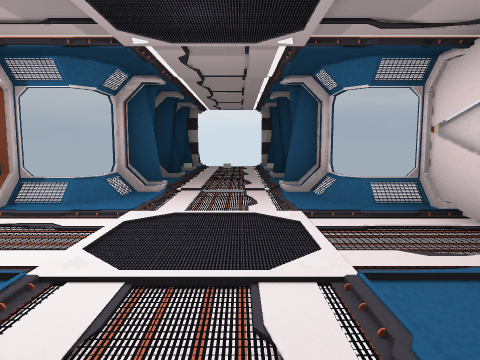
[1] (above)

18 first-person views from a walk through a scene from a Unity 3-D project. The camera is 1.5 m above the floor, tilts 6° down and sees 70° across. The floor is counted in squares, 2 m on a side. Each view is taken from the middle of a square. On the plan, view 1 faces up. The plan holds only what a view shows up to about 11 squares ahead; the rest is blank. The place goes on beyond the plan. The player is left out. Door leaves are left out, so doorways stand open. Some surface patterns are stand-ins.

[2]
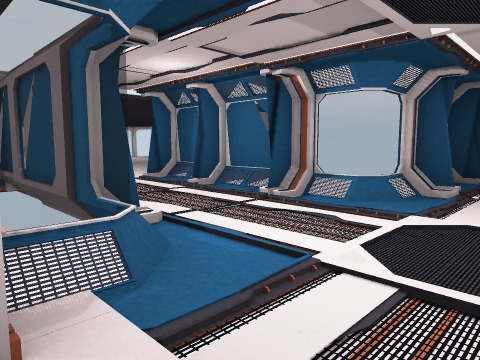

[3]
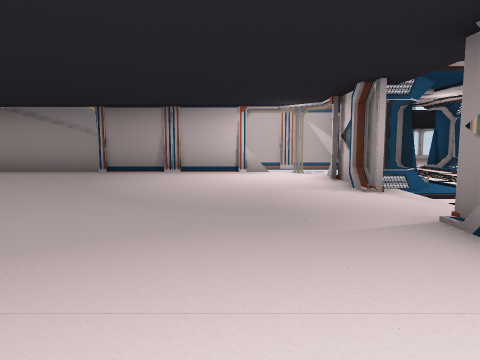

[4]
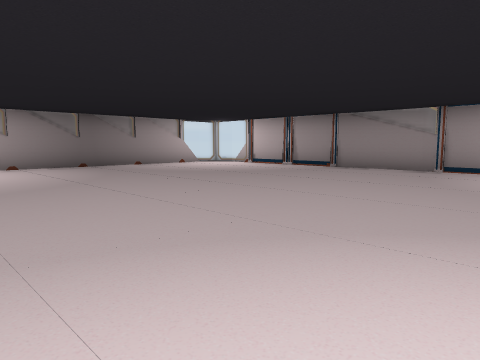

[5]
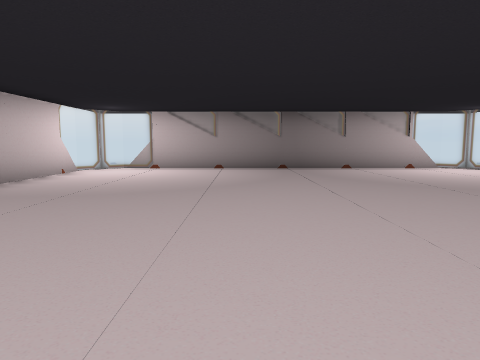

[6]
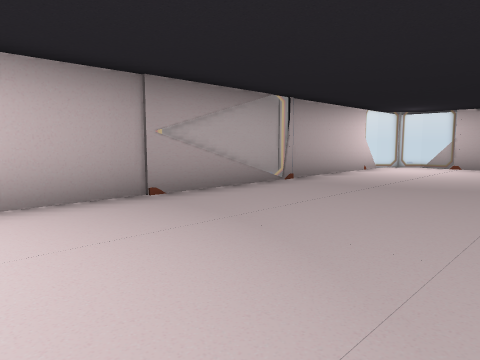

[7]
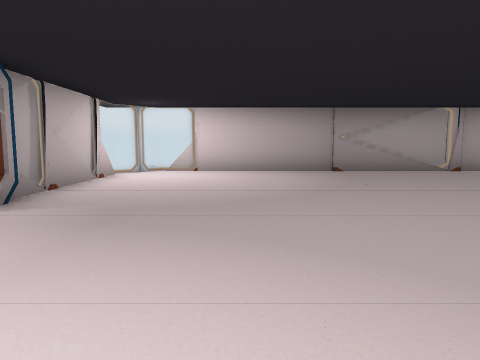

[8]
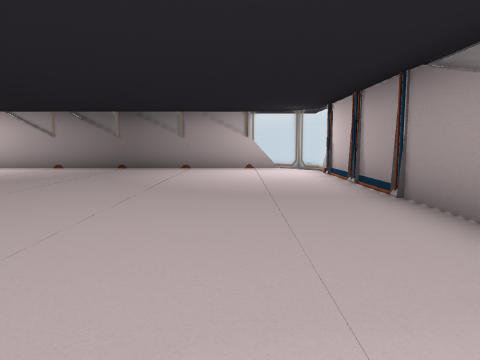

[9]
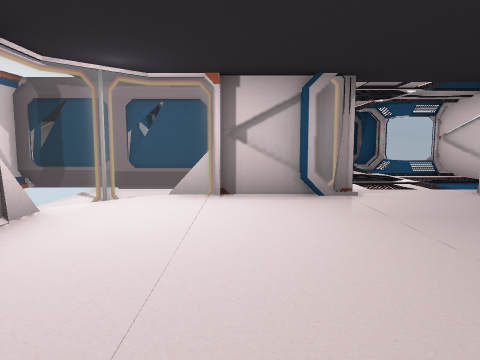

[10]
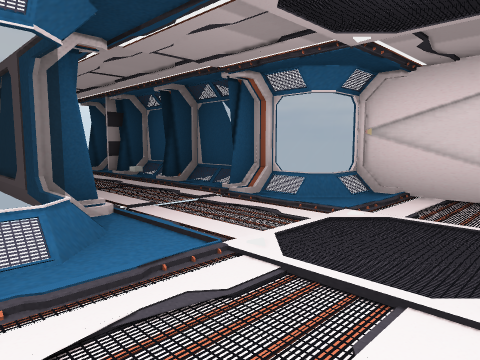

[11]
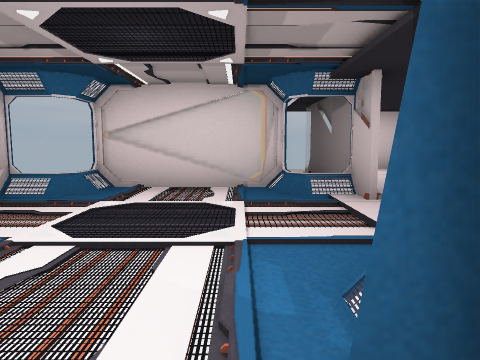

[12]
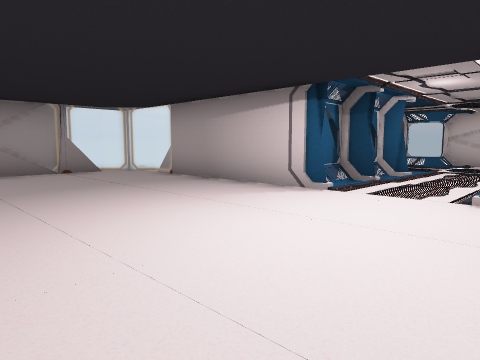

[13]
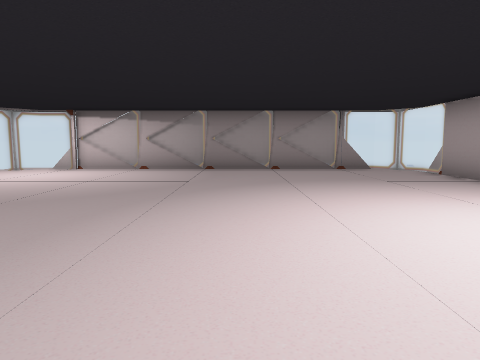

[14]
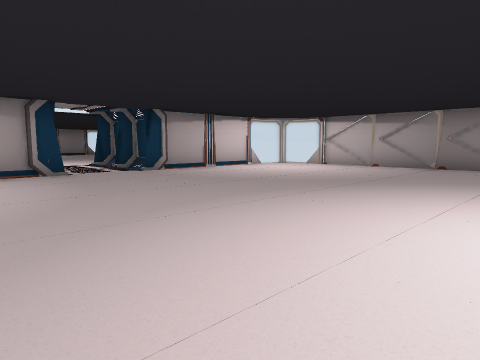

[15]
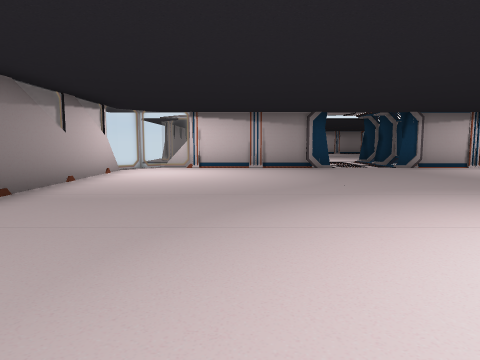

[16]
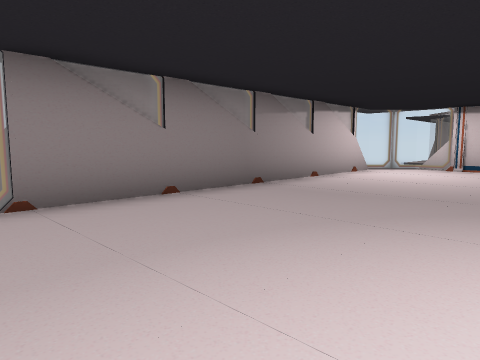

[17]
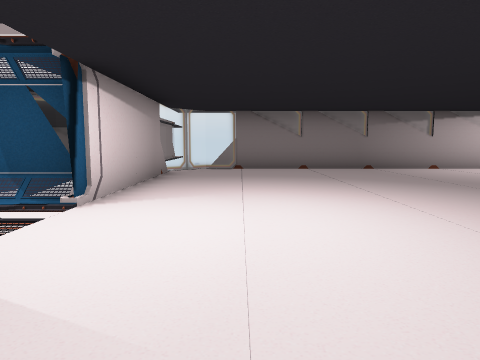

[18]
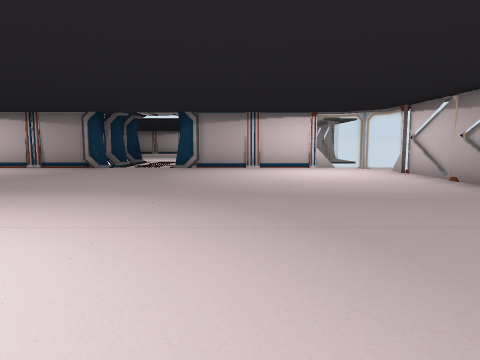

### Floor plan
Key: @ floor where view 1 was taken; # wall or solid block; x gap in a wall; . main floor; : floor 0.25 m higher than the main floor; - floor 0.25 m lower than the main floor; / step, stairs or slope; D open door; = window, fence, low wall or low ledge; O other object.
Columns run from 19 left of view 1 to 7 right of it. Each row starts with its distance up from view 1.
 12                     x
 11  ############     ../
 10  =..........=    #DD##
  9 =...........=     OOO#
  8 #...........#    #..##
  7 #...........#    =../#
  6 #...........#    #//##
  5 #...........#=###=.-/=#
  4 #...........:.#.#..-..#
  3 ................--..--=
  2 #.........../.../.....=
  1 #...........#=#=#=.-/=###
  0 #...........##==##.@#=#.==#
 -1 #...........##............=
 -2 #...........##............#
 -3 =...........=#............#
 -4 #...........=#............#
 -5   #########=##............#
 -6              #............#
 -7              #............=
 -8              #............=
 -9              #............#
-10              #............#
-11              #............#
-12              #............#
-13              #............=
-14              #=...........
-15               .=########==

Where each view was taken, in squares from view 1:
view 1: 0 up, 0 right, facing up
view 2: 0 up, 0 right, facing up-left
view 3: 2 down, 4 right, facing left
view 4: 3 down, 5 right, facing down-left
view 5: 4 down, 2 right, facing down
view 6: 3 down, 2 right, facing down-right
view 7: 3 down, 3 left, facing right
view 8: 4 down, 3 left, facing down
view 9: 5 down, 3 left, facing up
view 10: 2 up, 3 left, facing up-right
view 11: 2 up, 4 left, facing right
view 12: 1 up, 12 left, facing up-right
view 13: 0 up, 12 left, facing up
view 14: 1 down, 10 left, facing up-left
view 15: 1 down, 8 left, facing left
view 16: 0 up, 8 left, facing down-left
view 17: 6 up, 9 left, facing down
view 18: 6 up, 8 left, facing left
